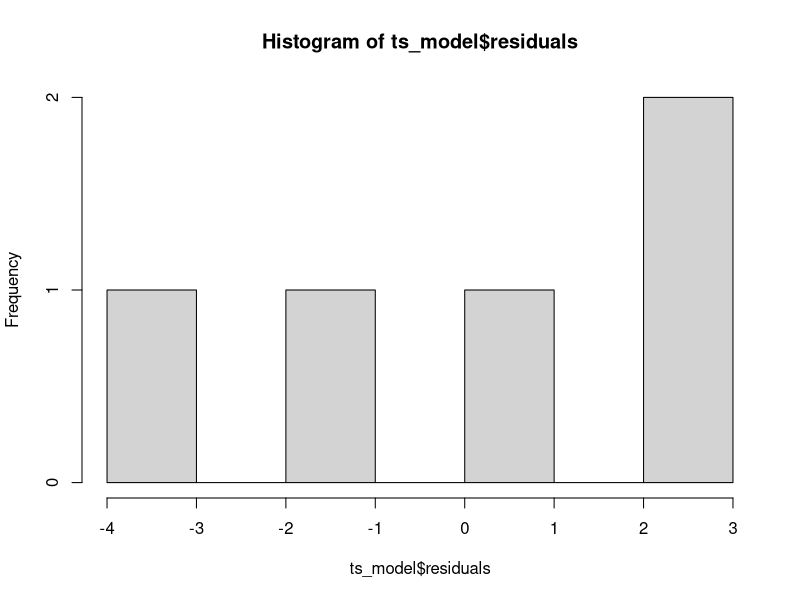
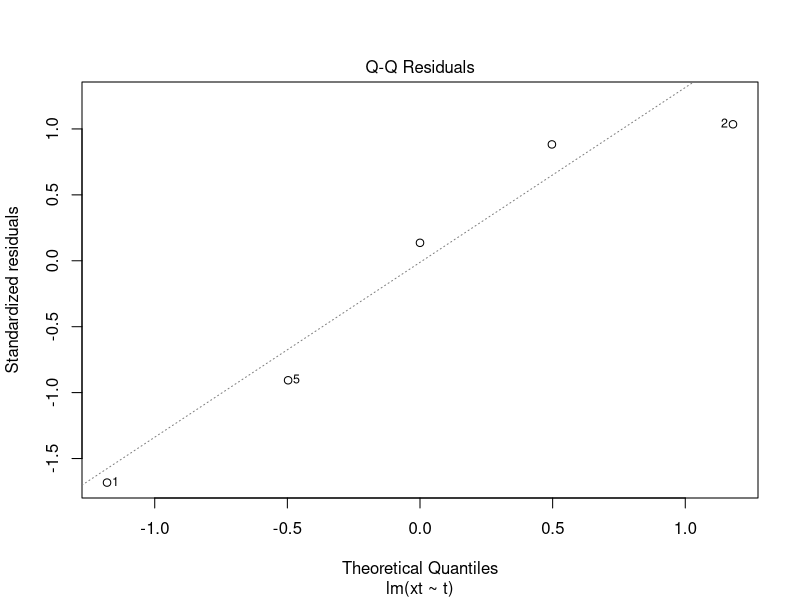
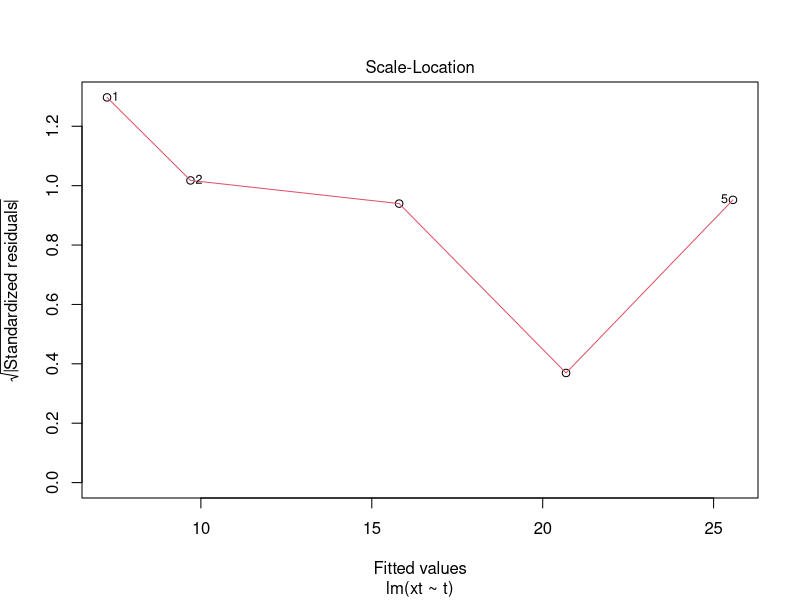

The R source for these figures, in order:
t <- c(5,7,12,16,20)
xt <- c(4,12,18,21,24)

# xt depends on t
ts_model <- lm(xt~t)
summary(ts_model)

# Residual Analysis - Check assumptions of linear model
# 1. Normality check on residuals - histogram, qq plot
# 2. Homoscedasticity - Residuals should have constant variance
# 3. Independence of residuals

# Fitted model: yt=1.15+1.22
# Residuals = Observed - fitted

ts_model$residuals

hist(ts_model$residuals)

# Normal QQ Plot
plot(ts_model, 2)

# Homoscedasticity / Homogeneity of variance
plot(ts_model, 3)

# independence of residuals
library(car)

durbinWatsonTest(ts_model)
